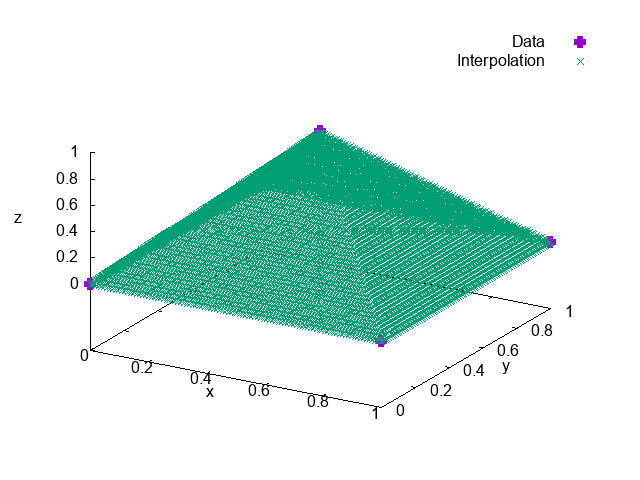

The gnuplot source for this figure:
set xlabel "x"
set ylabel "y"
set zlabel "z"

set term qt
splot 'data.txt' title "Data" lw 6, 'out.txt' title "Interpolation"
set term png
set output "example.png"
rep
set term qt
